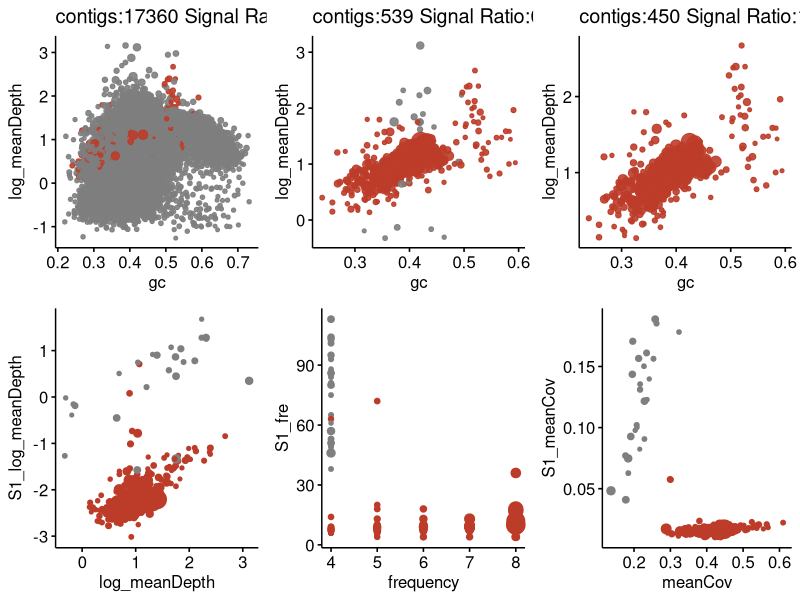

Generate this figure with R:
library(ggsci)
library(ggpubr)
CalSR <- function(data){
R = sum(data[which(data$Specy==1),]$length)/sum(data$length)
return(round(R,digits=4))
}
C = pal_nejm("default")(2)

#top
#left
Main <- read.table("cyto.Main.txt",head=T,sep="\t")
Main$Specy = factor(Main$Specy)
Main$log_meanDepth = log(Main$meanDepth)
Main$S1_log_meanDepth = log(Main$S1_meanDep)
Main$ifCops = paste(Main$frequency>=4,Main$S1_fre<10,Main$Specy)

#right
colorsQ = c("grey50",C[1],"grey50",C[1],C[1])

f1_left = ggscatter(Main,"gc","log_meanDepth",color="ifCops",alpha=I(0.9),legend="none",palette=colorsQ,size="length",title=paste0("contigs:",dim(Main)[1]," Signal Ratio:",CalSR(Main)))
Main_m6 = Main[which(Main$frequency>=4),]
colorsQ = c("grey50",C[1],C[1])
f1_middle = ggscatter(Main_m6,"gc","log_meanDepth",color="ifCops",alpha=I(0.9),legend="none",palette=colorsQ,size="length",title=paste0("contigs:",dim(Main_m6)[1]," Signal Ratio:",CalSR(Main_m6)))
Main_m6_m10 = Main_m6[which(Main_m6$S1_fre<10),]
f1_right = ggscatter(Main_m6_m10,"gc","log_meanDepth",color="ifCops",alpha=I(0.9),legend="none",palette=C[1],size="length",title=paste0("contigs:",dim(Main_m6_m10)[1]," Signal Ratio:",CalSR(Main_m6_m10)))
# bottom
p1 <- ggscatter(Main_m6,"log_meanDepth","S1_log_meanDepth",color="ifCops",palette=colorsQ,size="length",legend="none")
p2 <- ggscatter(Main_m6,"frequency","S1_fre",color="ifCops",palette=colorsQ,size="length",legend="none")
p3 <- ggscatter(Main_m6,"meanCov","S1_meanCov",color="ifCops",palette=colorsQ,size="length",legend="none")
ggarrange(f1_left,f1_middle,f1_right,p1,p2,p3)
